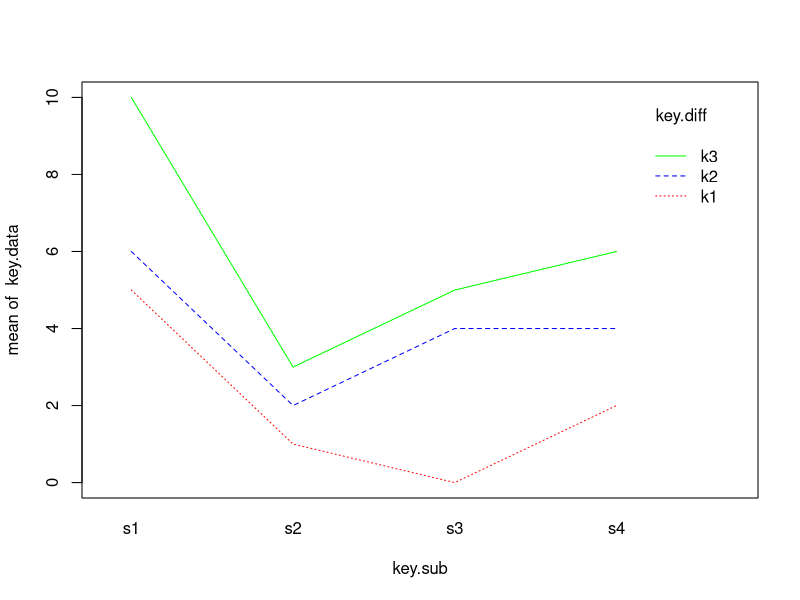

The R script that drew this image:
key.data = c(5, 6, 10, 1, 2, 3, 0, 4, 5, 2, 4, 6)
key.diff = factor(rep(c("k1","k2","k3"),times=4))
key.sub = factor(rep(c("s1","s2","s3","s4"),each=3))
keyboard = data.frame(key.data, key.sub, key.diff)
keyboard
summary(keyboard)

#check balance design
with(keyboard,table(key.diff,key.sub))                  
with(keyboard, tapply(key.data,key.diff, sum))
with(keyboard, tapply(key.data,key.diff, mean))
with(keyboard, tapply(key.data,key.diff, sd))

#ANOVA
key.aov=aov(key.data ~ key.diff+Error(key.sub/key.diff), data=keyboard)
summary(key.aov)

model.tables(key.aov,type = "means")

pairwise.t.test(x=key.data, g=key.diff, p.adjust.method='bonf',paired=T)
interaction.plot(key.sub,key.diff,key.data,pch=1:3,col=c('Red','Blue','Green'),lty=3:1)

#Two way ANOVA
key.two = aov(key.data ~ key.diff+key.sub, data = keyboard)
summary(key.two)
TukeyHSD(key.two,which = 'key.diff',ordered = T)

#Multiple comparision by Choice
cons = cbind(c(-1,0,1), c(1,1,-2))
cons
contrasts(keyboard$key.diff) = cons
aov1.out = aov(key.data ~ key.diff+Error(key.sub/key.diff), data=keyboard)
summary(aov1.out)
summary(aov1.out, split=list(key.diff=list("Key1 vs key3"=1,"key1&2 vs key3"=2)))

